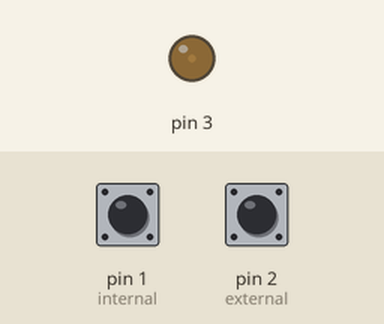
Recording of a sketch running on a simulated Arduino Leonardo, built with avr-gcc and run on an emulated ATmega32U4. On the bench: output pins drawn as LEDs (lit = HIGH). The test bench sets the inputs (shaded band); at power-on: pin 1 (internal) HIGH, pin 2 (external) HIGH. MIDI output is not drawn.

Above: at 1.2 s.
1.3 s: pin 1 (internal) pulled LOW for 0.15 s
Timing chart, 0 to 10.3 s (numbered marks = the images above; inputs shaded):
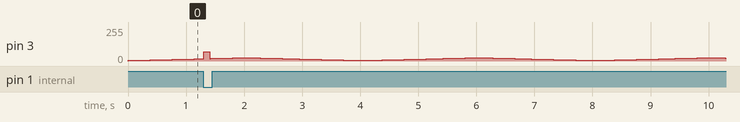

Measured:
- by itself, pin 3: moves between 4/255 and 70/255, repeating every 4.0 s

The sketch:

midi-trigger-micro.ino
```cpp
// python-build-start
// install-library "MIDI Library"
// verify
// arduino:avr:leonardo
// /dev/ttyACM0
// python-build-end

/*!
 *  Author: 	Jon Elmer
 *  Date:			27/11/2017
 *  Project:	Midi Trigger
 *
 * Permission is hereby granted, free of charge, to any person obtaining a copy
 * of this software and associated documentation files (the "Software"), to deal
 * in the Software without restriction, including without limitation the rights
 * to use, copy, modify, merge, publish, distribute, sublicense, and/or sell
 * copies of the Software, and to permit persons to whom the Software is
 * furnished to do so, subject to the following conditions:
 *
 * The above copyright notice and this permission notice shall be included in
 * all copies or substantial portions of the Software.
 *
 * THE SOFTWARE IS PROVIDED "AS IS", WITHOUT WARRANTY OF ANY KIND, EXPRESS OR
 * IMPLIED, INCLUDING BUT NOT LIMITED TO THE WARRANTIES OF MERCHANTABILITY,
 * FITNESS FOR A PARTICULAR PURPOSE AND NONINFRINGEMENT. IN NO EVENT SHALL THE
 * AUTHORS OR COPYRIGHT HOLDERS BE LIABLE FOR ANY CLAIM, DAMAGES OR OTHER
 * LIABILITY, WHETHER IN AN ACTION OF CONTRACT, TORT OR OTHERWISE, ARISING FROM,
 * OUT OF OR IN CONNECTION WITH THE SOFTWARE OR THE USE OR OTHER DEALINGS IN
 * THE SOFTWARE.
 */

#include <MIDI.h>
#include "button.cpp"
#include "LED.cpp"

MIDI_CREATE_DEFAULT_INSTANCE();

Button internal(1);
Button external(2);

LED led(3, 100, 70, 2000, 4, 25);    // Pin, Flash duration, Flash brightness, Glow period, Glow dark, Glow light

const int debounceDelay = 3;         // Time to wait before sending a message

void send_command () {
		MIDI.sendControlChange(16, 17, 1);
}

void setup () {

		MIDI.begin();                      // Launch MIDI

}

void loop() {

  internal.update();
  if (internal.pressed()) {
		send_command();
    led.flash();
  }

  external.update();
  if (external.pressed()) {
		send_command();
    led.flash();
  }

  led.update();
  delay(debounceDelay);

}
```

LED.cpp
```cpp
#include <arduino.h>

class LED {
  byte pin;
  int duration;
  unsigned long time;
  byte dark, light, flashlevel;
  int period, fade, crossover;

  public:
    LED (byte p, int d, byte f, int per, byte dk, byte lt) {
      pinMode(p, OUTPUT);
      pin = p;
      duration = d;
      flashlevel = f;

      period = per;
      dark = dk;
      light = lt;

      fade = period/(light-dark);
      crossover = period/fade;
    }

    void flash () {
      analogWrite(pin, flashlevel);
      time =  millis() + duration;
    }

    void update () {
      unsigned long m = millis();
      if (m > time) {
        byte level = m%(period*2)/fade;
        if (level > crossover) level = crossover * 2 - level;
        level += dark;

        analogWrite(pin, level);
      }
    }
};
```

button.cpp
```cpp
#include <arduino.h>

class Button {
    byte pin;
    byte history;

  public:
    Button (byte p) {
      pinMode(p, INPUT_PULLUP);
      pin = p;
      history = 0;
    }

    Button ()
    {
    }

    void update() {
      history = history << 1;
      history |= digitalRead(pin);
    }

    byte pressed() {
      if ((history & 0b11000111) == 0b11000000) {
        history = 0b00000000;
        return 1;
      }
      return 0;
    }

    byte unpressed() {
      if ((history & 0b11000111) == 0b000000111) {
        history = 0b11111111;
        return 1;
      }
      return 0;
    }

};

#define MASK  0b00111111
#define NEXT  0b00000111
#define NEXT2 0b00111000
#define PREV  0b00110100
#define PREV2 0b00001011

class Knob {
    Button a;
    Button b;

  public:
    byte history;

  //public:
    Knob (byte pina, byte pinb) {
      a = Button(pina);
      b = Button(pinb);
      history = 0;
    }

    void update() {
      a.update();
      if (a.pressed()) {
        byte tmp = history & 0b00000010;
        history = history << 2;
        history |= 0b00000001;
        history |= tmp;
      }
      if (a.unpressed()) {
        byte tmp = history & 0b00000010;
        history = history << 2;
        history |= tmp;
      }

      b.update();
      if (b.pressed()) {
        byte tmp = history & 0b00000001;
        history = history << 2;
        history |= 0b00000010;
        history |= tmp;
      }
      if (b.unpressed()) {
        byte tmp = history & 0b00000001;
        history = history << 2;
        history |= tmp;
      }
    }

    byte next() {
      byte hist = history & MASK;
      byte pressed = 0;
      if (hist == NEXT || hist == NEXT2) {
        history = history & 3;
        return 1;
      }
      return 0;
    }

    byte prev() {
      byte hist = history & MASK;
      if (hist == PREV || hist == PREV2){
        history = history & 3;
        return 1;
      }
      return 0;
    }

};
```
